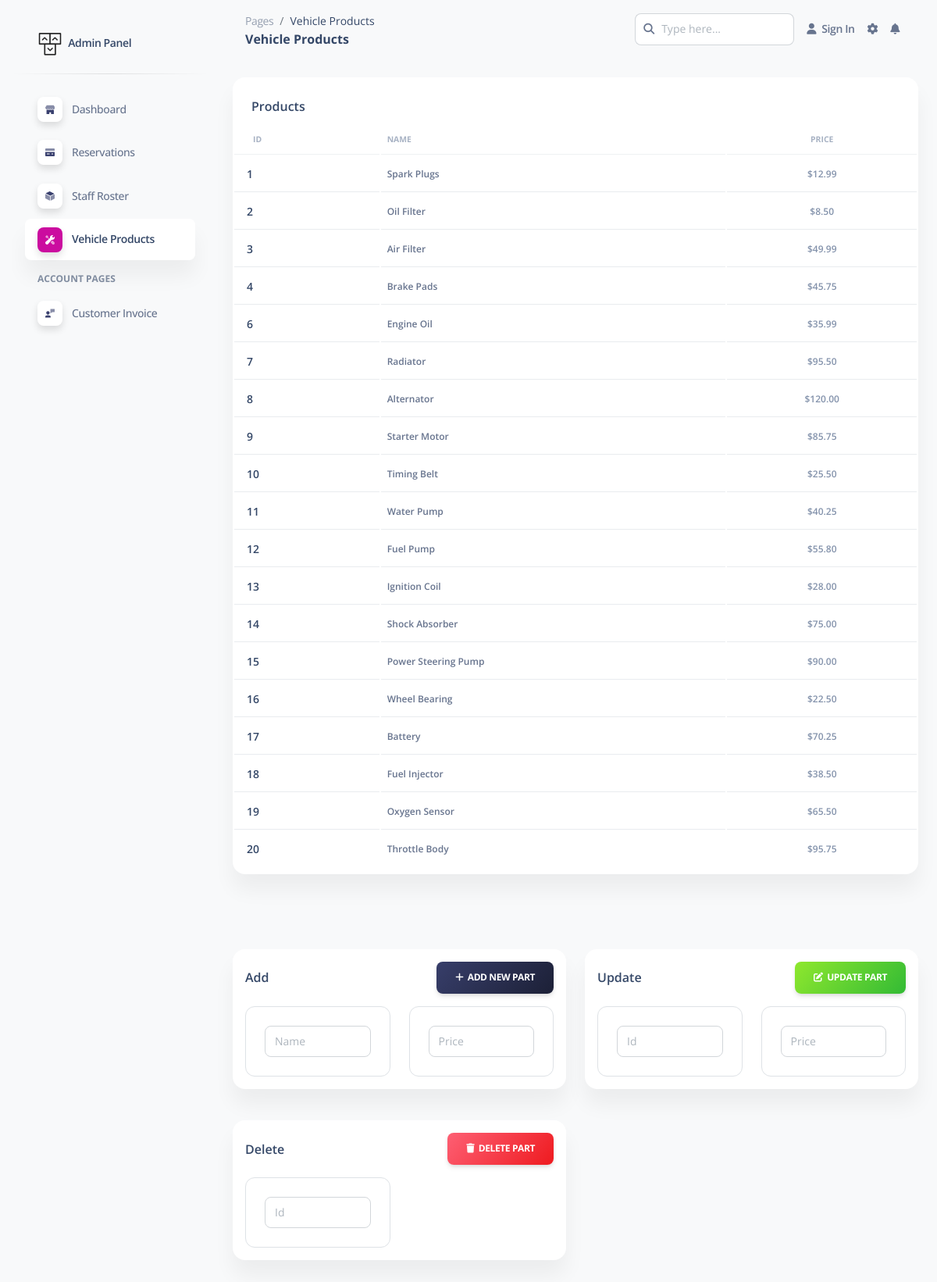
The page /adminpage/main.php?page=vehicle_products on the database its author committed.
### tables this page shows
CREATE TABLE `parts` (
  `part_id` int(11) NOT NULL,
  `part_name` varchar(50) NOT NULL,
  `price` decimal(10,2) NOT NULL
);

### adminpage/vehicle_products.php (the view, shortened to what this page needs)
<?php
require "../userpages/connection.php";
$sql = "SELECT part_id, part_name, price FROM parts";
$result = $mysqli->query($sql);
?>
<!DOCTYPE html>
<html>
<head>
</head>
<body>
<nav class="navbar navbar-main navbar-expand-lg px-0 mx-4 shadow-none border-radius-xl" id="navbarBlur" navbar-scroll="true">
 <div class="container-fluid py-1 px-3">
  <nav aria-label="breadcrumb">
   <ol class="breadcrumb bg-transparent mb-0 pb-0 pt-1 px-0 me-sm-6 me-5">
    <li class="breadcrumb-item text-sm"><a class="opacity-5 text-dark" href="javascript:;">Pages</a></li>
    <li class="breadcrumb-item text-sm text-dark active" aria-current="page">Vehicle Products</li>
   </ol>
   <h6 class="font-weight-bolder mb-0">Vehicle Products</h6>
  </nav>
  <div class="collapse navbar-collapse mt-sm-0 mt-2 me-md-0 me-sm-4" id="navbar">
     <div class="ms-md-auto pe-md-3 d-flex align-items-center">
      <div class="input-group">
       <span class="input-group-text text-body"><i class="fas fa-search" aria-hidden="true"></i></span>
       <input type="text" class="form-control" placeholder="Type here...">
      </div>
     </div>
     <ul class="navbar-nav  justify-content-end">
      <li class="nav-item d-flex align-items-center">
       <a href="javascript:;" class="nav-link text-body font-weight-bold px-0">
        <i class="fa fa-user me-sm-1"></i>
        <span class="d-sm-inline d-none">Sign In</span>
       </a>
      </li>
      <li class="nav-item px-3 d-flex align-items-center">
       <a href="javascript:;" class="nav-link text-body p-0">
        <i class="fa fa-cog fixed-plugin-button-nav cursor-pointer"></i>
       </a>
      </li>
      <li class="nav-item dropdown pe-2 d-flex align-items-center">
       <a href="javascript:;" class="nav-link text-body p-0" id="dropdownMenuButton" data-bs-toggle="dropdown" aria-expanded="false">
        <i class="fa fa-bell cursor-pointer"></i>
       </a>
      </li>
     </ul>
  </div>
 </div>
</nav>
<div class="container-fluid py-4">
   <div class="row">
    <div class="col-12">
     <div class="card mb-4">
      <div class="card-header pb-0">
       <h6>Products</h6>
      </div>
      <div class="card-body px-0 pt-0 pb-2">
       <div class="table-responsive p-0">
        <table class="table align-items-center mb-0">
         <thead>
          <tr>
           <th class="text-uppercase text-secondary text-xxs font-weight-bolder opacity-7">Id</th>
           <th class="text-uppercase text-secondary text-xxs font-weight-bolder opacity-7 ps-2">Name</th>
           <th class="text-center text-uppercase text-secondary text-xxs font-weight-bolder opacity-7">Price</th>
          </tr>
         </thead>
         <tbody>
         <?php if ($result->num_rows > 0): ?>
        <?php while ($row = $result->fetch_assoc()): ?>
          <tr>
           <td>
            <div class="d-flex px-2 py-1">
             <div class="d-flex flex-column justify-content-center">
              <h6 class="mb-0 text-sm"><?= $row["part_id"] ?></h6>
             </div>
            </div>
           </td>
           <td>
            <p class="text-xs font-weight-bold mb-0"><?= $row[
             "part_name"
            ] ?></p>
           </td>
           <td class="align-middle text-center">
            <span class="text-secondary text-xs font-weight-bold">$<?= $row[
             "price"
            ] ?></span>
           </td>
          </tr>
          <?php endwhile; ?>
    <?php endif; ?>
         </tbody>
        </table>
       </div>
      </div>
     </div>
    </div>
   </div>
</div>
<div class="container-fluid py-4">
 <div class="row">
  <div class="col-md-6 mb-lg-0 mb-4">
   <form method="post" id="addForm">
    <div class="card mt-4">
     <div class="card-header pb-0 p-3">
      <div class="row">
       <div class="col-6 d-flex align-items-center">
        <h6 class="mb-0">Add</h6>
       </div>
       <div class="col-6 text-end">
        <button type="submit" value="Add" class="btn bg-gradient-dark mb-0"><i
          class="fas fa-plus"></i>&nbsp;&nbsp;Add New Part</button>
       </div>
      </div>
     </div>
     <div class="card-body p-3">
      <div class="row">
       <div class="col-md-6 mb-md-0 mb-4">
        <div class="card card-body border card-plain border-radius-lg d-flex align-items-center flex-row">
         <input type="text" id="part_name" name="part_name" class="form-control" placeholder="Name"><br>
        </div>
       </div>
       <div class="col-md-6">
        <div class="card card-body border card-plain border-radius-lg d-flex align-items-center flex-row">
         <input type="text" id="price" name="price" class="form-control" placeholder="Price"><br>
        </div>
       </div>
      </div>
     </div>
    </div>
   </form>
  </div>
  <div class="col-md-6 mb-lg-0 mb-4">
  <form method="post" id="updateForm">
    <div class="card mt-4">
     <div class="card-header pb-0 p-3">
      <div class="row">
       <div class="col-6 d-flex align-items-center">
        <h6 class="mb-0">Update</h6>
       </div>
       <div class="col-6 text-end">
        <button type="submit" value="Update" class="btn bg-gradient-success mb-0"><i
          class="fas fa-edit"></i>&nbsp;&nbsp;Update Part</button>
       </div>
      </div>
     </div>
     <div class="card-body p-3">
      <div class="row">
       <div class="col-md-6 mb-md-0 mb-4">
        <div class="card card-body border card-plain border-radius-lg d-flex align-items-center flex-row">
         <input type="text" id="part_id" name="part_id" class="form-control" placeholder="Id"><br>
        </div>
       </div>
       <div class="col-md-6">
        <div class="card card-body border card-plain border-radius-lg d-flex align-items-center flex-row">
         <input type="text" id="price" name="price" class="form-control" placeholder="Price"><br>
        </div>
       </div>
      </div>
     </div>
    </div>
   </form>
  </div>
  <div class="col-md-6 mb-lg-0 mb-4">
   <form method="post" id="deleteForm">
    <div class="card mt-4">
     <div class="card-header pb-0 p-3">
      <div class="row">
       <div class="col-6 d-flex align-items-center">
        <h6 class="mb-0">Delete</h6>
       </div>
       <div class="col-6 text-end">
        <button type="submit" value="Delete" class="btn bg-gradient-danger mb-0"><i
          class="fas fa-trash"></i>&nbsp;&nbsp;Delete Part</button>
       </div>
      </div>
     </div>
     <div class="card-body p-3">
      <div class="row">
       <div class="col-md-6 mb-md-0 mb-4">
        <div class="card card-body border card-plain border-radius-lg d-flex align-items-center flex-row">
         <input type="text" id="part_id" name="part_id" class="form-control" placeholder="Id"><br>
        </div>
       </div>
      </div>
     </div>
    </div>
   </form>
  </div>
 </div>
</div>
</body>
</html>

### rows shown on the page
parts: part_id "1", part_name "Spark Plugs", price "12.99"
parts: part_id "2", part_name "Oil Filter", price "8.50"
parts: part_id "3", part_name "Air Filter", price "49.99"
parts: part_id "4", part_name "Brake Pads", price "45.75"
parts: part_id "6", part_name "Engine Oil", price "35.99"
parts: part_id "7", part_name "Radiator", price "95.50"
parts: part_id "8", part_name "Alternator", price "120.00"
parts: part_id "9", part_name "Starter Motor", price "85.75"
parts: part_id "10", part_name "Timing Belt", price "25.50"
parts: part_id "11", part_name "Water Pump", price "40.25"
parts: part_id "12", part_name "Fuel Pump", price "55.80"
parts: part_id "13", part_name "Ignition Coil", price "28.00"
parts: part_id "14", part_name "Shock Absorber", price "75.00"
parts: part_id "15", part_name "Power Steering Pump", price "90.00"
parts: part_id "16", part_name "Wheel Bearing", price "22.50"
parts: part_id "17", part_name "Battery", price "70.25"
parts: part_id "18", part_name "Fuel Injector", price "38.50"
parts: part_id "19", part_name "Oxygen Sensor", price "65.50"
parts: part_id "20", part_name "Throttle Body", price "95.75"
